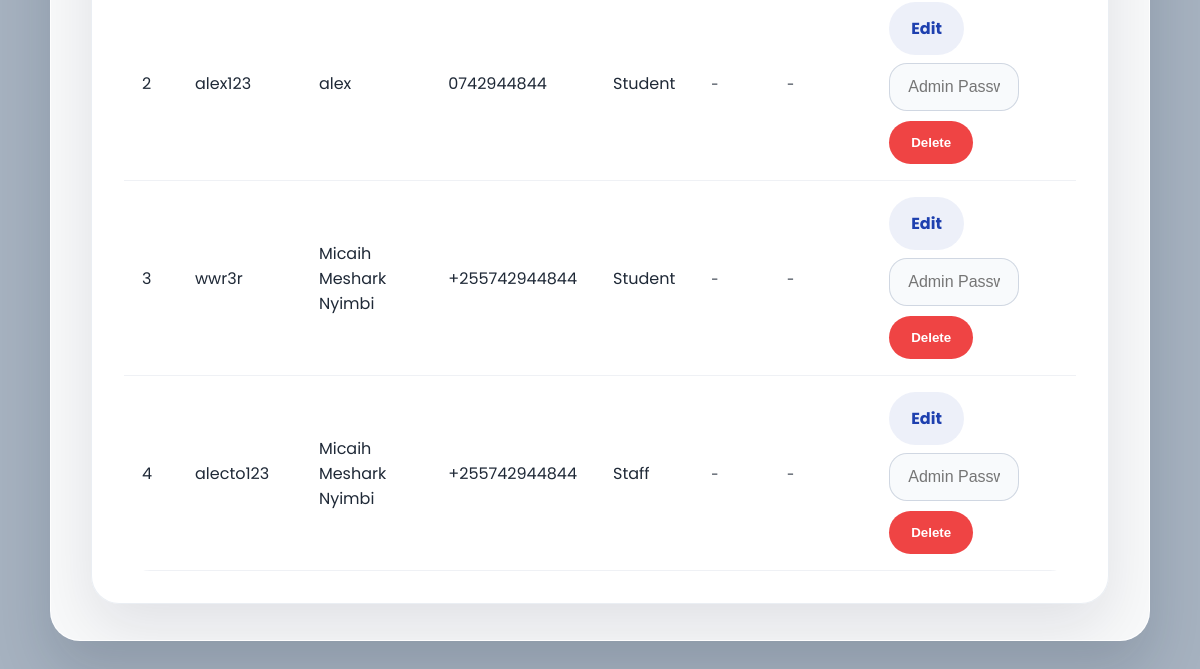
The page /manage_users (signed in, lower part) on the database as committed earlier.
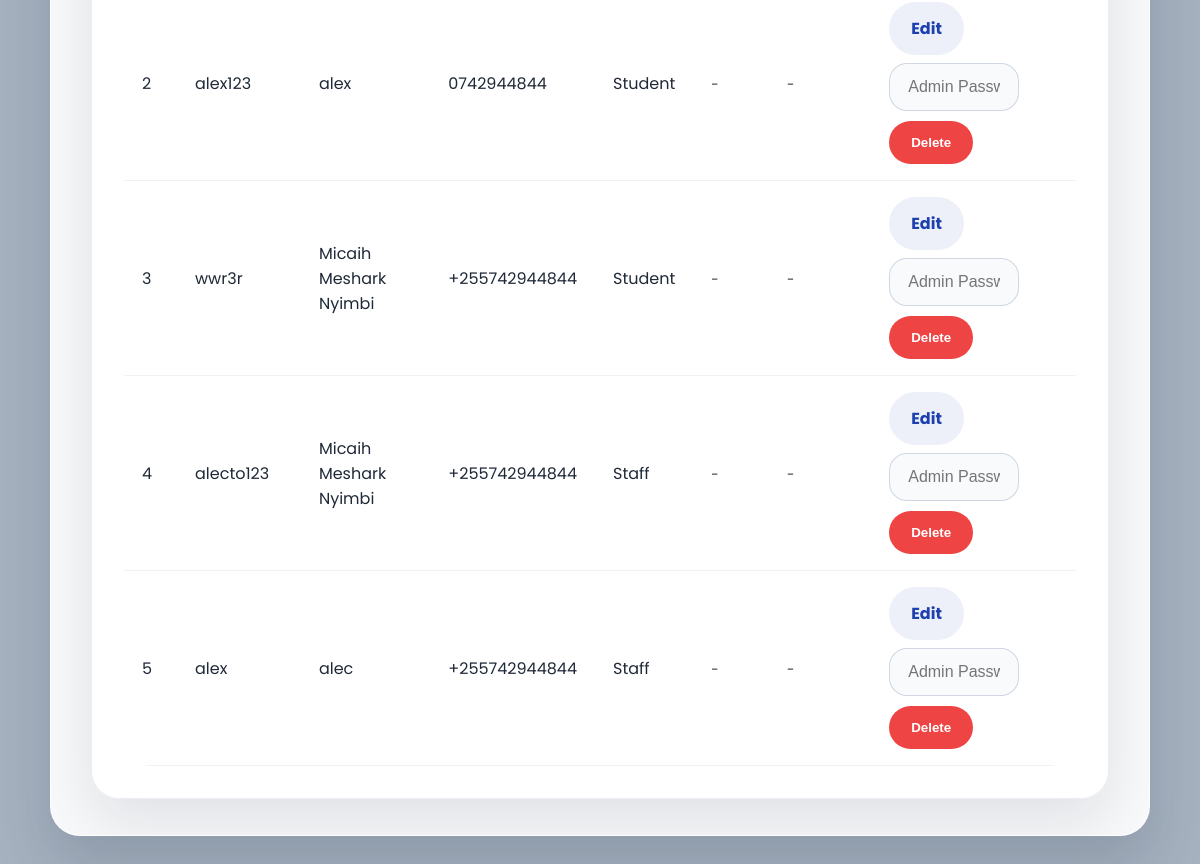
The same page on the database as committed later.
### app.py (models this page shows)
class User(db.Model):
    id = db.Column(db.Integer, primary_key=True)
    username = db.Column(db.String(80), unique=True, nullable=False)
    password = db.Column(db.String(120), nullable=False)
    full_name = db.Column(db.String(150))
    phone = db.Column(db.String(20))
    role = db.Column(db.String(20), default="student")  # student, staff, admin
    pci_info = db.Column(db.String(255))
    profile_notes = db.Column(db.String(255))
    temp_password = db.Column(db.String(120))  # For password reset
    reset_requested = db.Column(db.Boolean, default=False)

### app.py (the view)
@app.route('/manage_users')
def manage_users():
    if 'user' not in session:
        return redirect(url_for('home'))
    if session.get('user_type') != 'admin':
        flash('Access denied! Only admins can manage users.', 'error')
        return redirect(url_for('dashboard'))
    users = User.query.all()
    return render_template('manage_users.html', users=users)

### app.py (called while the page is built)
@app.context_processor
def inject_globals():
    return {
        'user_type': session.get('user_type', 'student'),
        'translate': translate
    }

def get_language():
    return session.get('language', 'en')

### templates/manage_users.html (shortened to what this page needs)
{% extends "base.html" %}
{% block body_class %}dashboard{% endblock %}
{% block content %}
<div class="table-card">
    <div class="table-wrapper">
        <table>
            <tbody>
                {% for user in users %}
                <tr>
                    <td>{{ user.id }}</td>
                    <td>{{ user.username }}</td>
                    <td>{{ user.full_name or 'N/A' }}</td>
                    <td>{{ user.phone or 'N/A' }}</td>
                    <td>{{ user.role.title() }}</td>
                    <td><small>{{ user.pci_info or '-' }}</small></td>
                    <td><small>{{ user.profile_notes or '-' }}</small></td>
                    <td>
                        <a href="{{ url_for('edit_user', id=user.id) }}" class="btn btn-tertiary">Edit</a>
                        <form method="POST" action="{{ url_for('delete_user', id=user.id) }}" class="action-row">
                            <input class="form-field password-input" type="password" name="password" placeholder="Admin Password" required>
                            <button type="submit" class="btn btn-danger" onclick="return confirm('Are you sure you want to delete this user?')">Delete</button>
                        </form>
                    </td>
                </tr>
                {% endfor %}
            </tbody>
        </table>
    </div>
</div>
{% endblock %}

Rows that differ between the two databases and show on the page:
added User: id "5", username "alex", full_name "alec", phone "+255742944844", role "Staff", pci_info "-", profile_notes "-"
